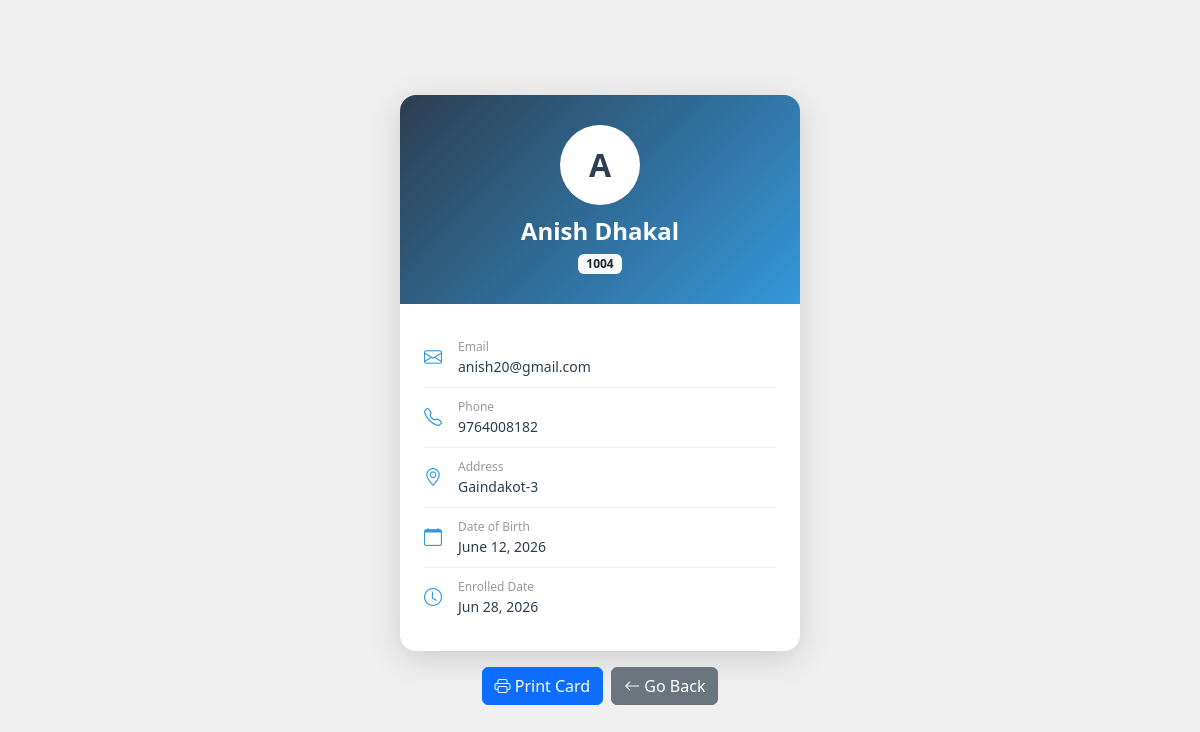
/card/6/ (signed in), run on the app's committed database.
### firstapp/models.py (models this page shows, shortened)
class Student(models.Model):
    name = models.CharField(max_length=100)
    student_id = models.CharField(max_length=20, unique=True)
    email = models.EmailField()
    phone = models.CharField(max_length=15, blank=True)
    address = models.TextField(blank=True)
    date_of_birth = models.DateField(null=True, blank=True)
    gender_choices = [
        ('M', 'Male'),
        ('F', 'Female'),
        ('O', 'Other'),
    ]
    gender = models.CharField(max_length=1, choices=gender_choices, blank=True)
    photo = models.ImageField(upload_to='student_photos/', blank=True, null=True)  # ← added
    enrolled_data = models.DateTimeField(auto_now_add=True)

### firstapp/views.py (the view)
# urls.py: path('card/<int:id>/', views.student_card, name='student_card'),
@login_required(login_url='login')
def student_card(request, id):
    student = get_object_or_404(Student, id=id)
    return render(request, 'firstapp/student_card.html', {'student': student})

### templates/firstapp/student_card.html (shortened to what this page needs)
<!DOCTYPE html>
<html lang="en">
<head>
    <link href="https://cdn.jsdelivr.net/npm/bootstrap@5.3.0/dist/css/bootstrap.min.css" rel="stylesheet">
    <link href="https://cdn.jsdelivr.net/npm/bootstrap-icons@1.10.5/font/bootstrap-icons.css" rel="stylesheet">
</head>
<body>
    <div>
        <div class="card-wrap">
            <div class="card-header-bg">
                <div class="avatar">{{ student.name|first|upper }}</div>
                <h4 class="text-white fw-bold mb-1">{{ student.name }}</h4>
                <span class="badge bg-light text-dark">{{ student.student_id }}</span>
            </div>
            <div class="card-body-inner">
                <div class="info-row">
                    <i class="bi bi-envelope info-icon"></i>
                    <div>
                        <div class="info-label">Email</div>
                        <div class="info-value">{{ student.email }}</div>
                    </div>
                </div>
                <div class="info-row">
                    <i class="bi bi-telephone info-icon"></i>
                    <div>
                        <div class="info-label">Phone</div>
                        <div class="info-value">{{ student.phone|default:"Not provided" }}</div>
                    </div>
                </div>
                <div class="info-row">
                    <i class="bi bi-geo-alt info-icon"></i>
                    <div>
                        <div class="info-label">Address</div>
                        <div class="info-value">{{ student.address|default:"Not provided" }}</div>
                    </div>
                </div>
                <div class="info-row">
                    <i class="bi bi-calendar info-icon"></i>
                    <div>
                        <div class="info-label">Date of Birth</div>
                        <div class="info-value">{{ student.date_of_birth|default:"Not provided" }}</div>
                    </div>
                </div>
                <div class="info-row">
                    <i class="bi bi-clock info-icon"></i>
                    <div>
                        <div class="info-label">Enrolled Date</div>
                        <div class="info-value">{{ student.enrolled_data|date:"M d, Y" }}</div>
                    </div>
                </div>
            </div>
        </div>
        <div class="d-flex gap-2 mt-3 no-print justify-content-center">
            <button onclick="window.print()" class="btn btn-primary">
                <i class="bi bi-printer"></i> Print Card
            </button>
            <a href="{% url 'student_detail' student.id %}" class="btn btn-secondary">
                <i class="bi bi-arrow-left"></i> Go Back
            </a>
        </div>
    </div>
</body>
</html>

### templates/firstapp/student_card.html (style rules this page uses)
body { background: #f0f0f0; display: flex; justify-content: center; align-items: center; min-height: 100vh; }
.card-wrap { width: 400px; background: #fff; border-radius: 16px; overflow: hidden; box-shadow: 0 8px 32px rgba(0,0,0,0.15); }
.card-header-bg { background: linear-gradient(135deg, #2c3e50, #3498db); padding: 30px; text-align: center; }
.avatar { width: 80px; height: 80px; border-radius: 50%; background: #fff; color: #2c3e50; font-size: 32px; font-weight: bold; display: flex; align-items: center; justify-content: center; margin: 0 auto 12px; }
.card-body-inner { padding: 24px; }
.info-row { display: flex; align-items: center; gap: 10px; padding: 10px 0; border-bottom: 1px solid #f0f0f0; }
.info-row:last-child { border-bottom: none; }
.info-icon { color: #3498db; font-size: 18px; width: 24px; }
.info-label { font-size: 12px; color: #999; }
.info-value { font-size: 14px; font-weight: 500; color: #2c3e50; }

### data on the page
Student: name|first "A", name "Anish Dhakal", student_id "1004", email "anish20@gmail.com", phone "9764008182", address "Gaindakot-3", date_of_birth "June 12, 2026", enrolled_data "Jun 28, 2026"
